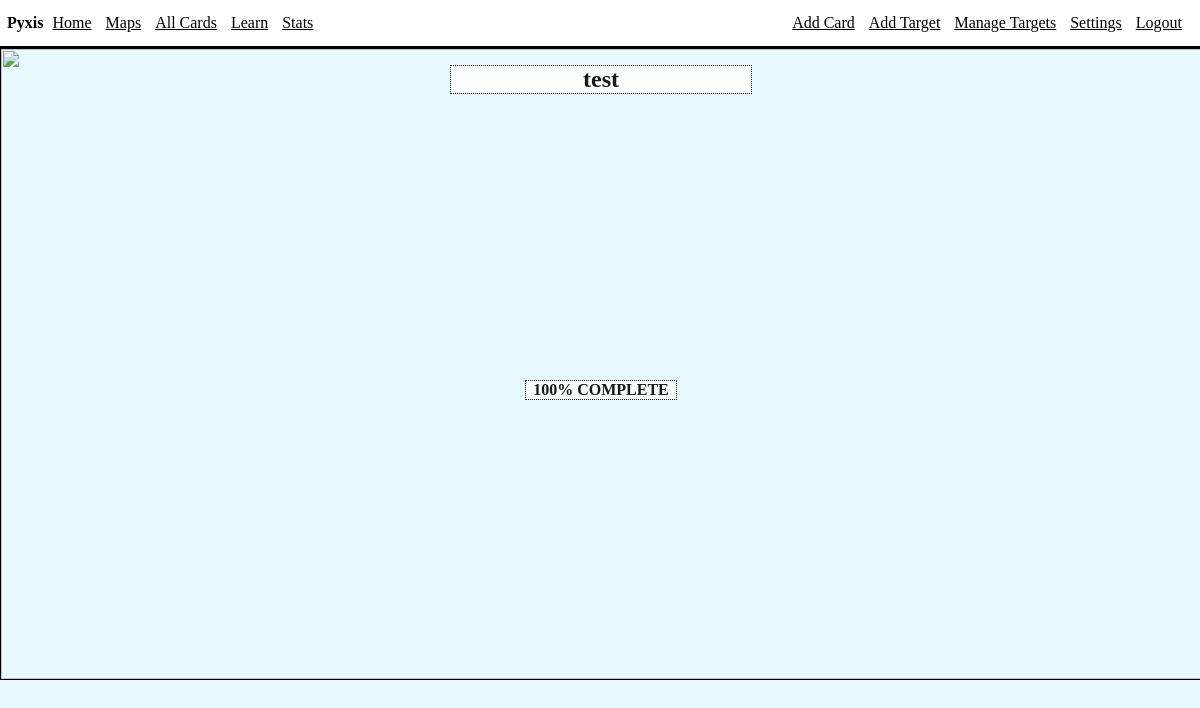
Before: /2/map (signed in) with the older database file.
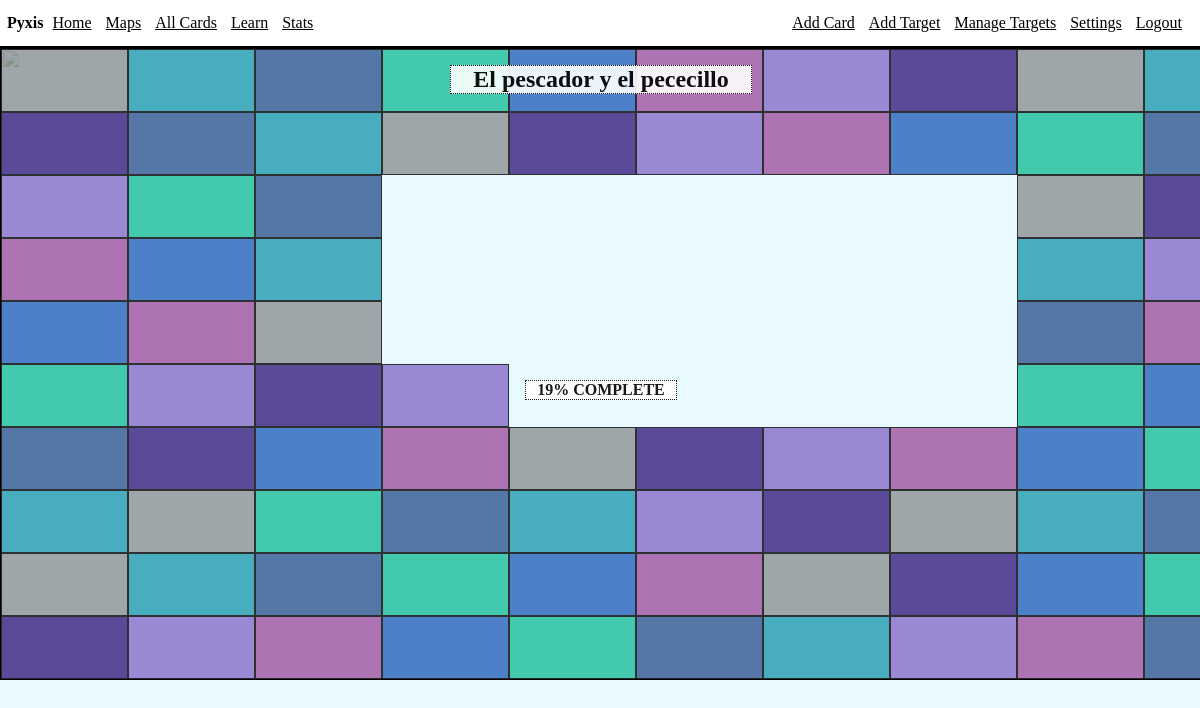
After: the same page with the newer database file.
### app/models.py (models this page shows, shortened)
class Target(db.Model):
    id = db.Column(db.Integer, index=True, primary_key=True)
    source = db.Column(db.String(100), index=True)
    content = db.Column(db.String(1000), index=True)
    category = db.Column(db.String(200), index=True)
    notes = db.Column(db.String(400), index=True)
    uniqueWordCount = db.Column(db.Integer)
    user_id = db.Column(db.Integer, db.ForeignKey('user.id'))
    temps = db.relationship("Temp", cascade="all,delete", backref='target')
    appearances =  db.relationship("Appearance", cascade="all,delete", backref='target')

### app/routes/maps.py (the view)
@bp.route('/<target_id>/map')
@login_required
def map(target_id):
    thisMap = getStats(target_id)
    percent = round(100-thisMap[2])
    practiced = round(100-thisMap[3])
    return render_template('maps/map.html', title=thisMap[0].source, percent=percent, practiced=practiced)

### app/models.py (called while the page is built)
@login.user_loader
def load_user(id):
    return User.query.get(int(id))

### app/templates/maps/map.html (shortened to what this page needs)
{% extends 'base.html' %}
{% block content %}
    <div class="map">
        <img class="mapimg" src="../static/images/map2.jpg">
        <div class="mapGrid">
            <div class="grid-container">
            </div>
        </div>
        <div class="info" id="title">{{ title }}</div>
        <div class="info" id="percent">{{ percent }}% COMPLETE</div>
    </div>
{% endblock %}

Changed rows visible on the page:
changed Target: source "test" → "El pescador y el pececillo"
Other visible differences:
{{ percent }}: "100" → "19"
